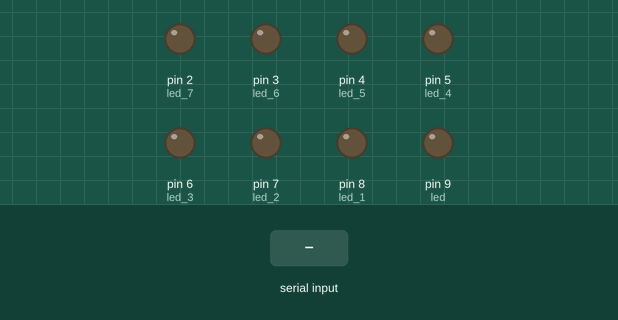
The sketch below on a simulated Arduino Uno, built with avr-gcc and run on an emulated ATmega328P. On the bench: output pins drawn as LEDs (lit = HIGH). The inputs (shaded band) are chosen by the test bench. What the sketch prints to the serial monitor is not drawn.

Above: at 1.2 s.
1.3 s: "90,45\n" received over Serial
At 3.1 s:
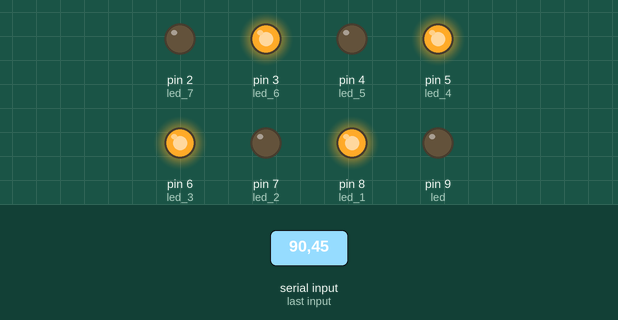
4.0 s: "30,150\n" received over Serial
At 6.3 s:
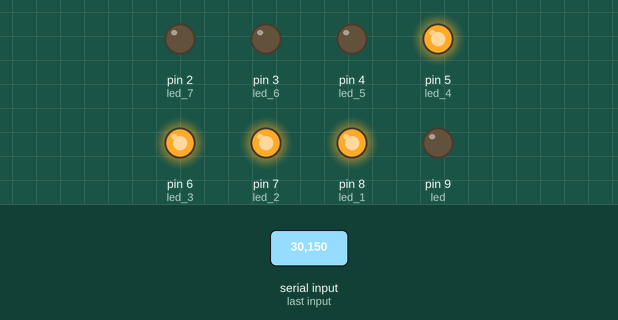
6.7 s: "1\n" received over Serial
At 8.2 s:
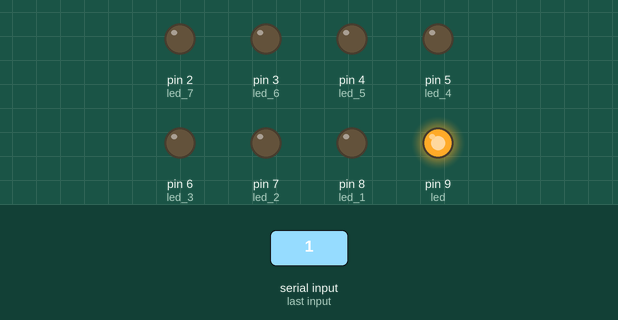
9.4 s: "5\n" received over Serial
At 11.5 s:
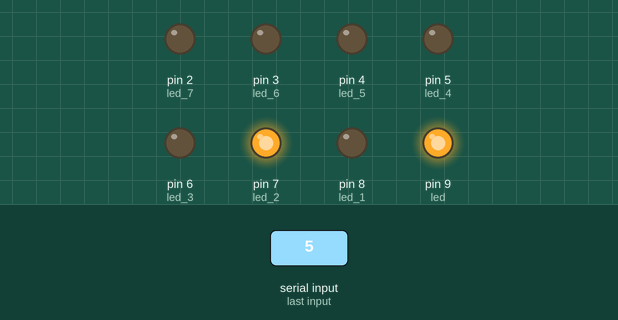
12.1 s: "200\n" received over Serial
At 13.6 s:
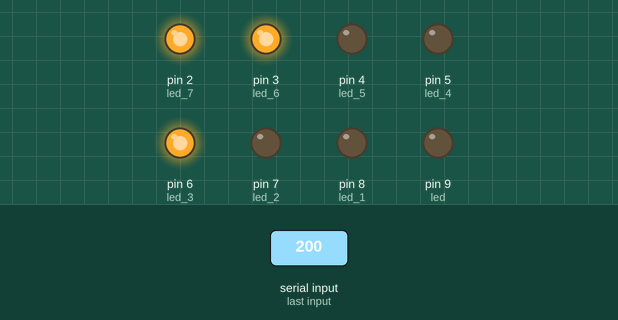
14.8 s: "90\n" received over Serial
At 16.8 s:
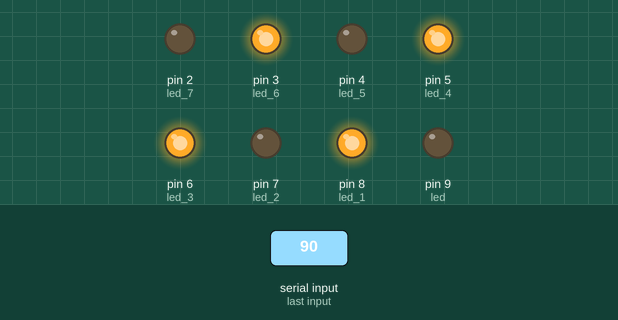
Timing chart, 0 to 18.3 s (numbered marks = the images above; inputs shaded):
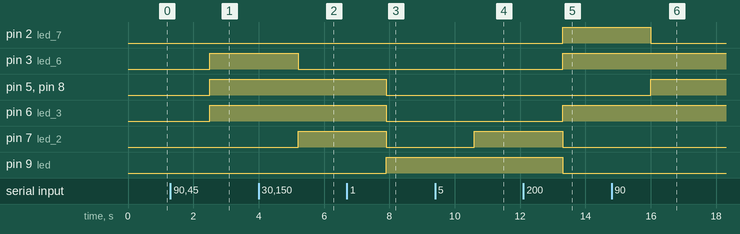

The sketch:

Rosero_Romel_EjercicioRepaso2.ino
```cpp
/*
 *         Universidad Técnica del Norte
 *   Facultad de Ingeniería en Ciencias Aplicadas
 * Carrera de Ingeniería en Electrónica y Redes de Comunicación
 *
 * Nombre: Romel Rosero                       Fecha: 30/11/2019
 * Asignatura: Sistemas Microprocesados
 *
 * Realizar un programa que el número ingresado por comunicación serial se refleje en código binario hasta 8 bits con leds.
 * Ejemplo: número ingresado 5 -> sistema con leds 00000101
 *
 */

int led = 9;
int led_1= 8;
int led_2= 7;
int led_3= 6;
int led_4= 5;
int led_5= 4;
int led_6= 3;
int led_7= 2;
int vector_leds[8] = {9, 8, 7, 6, 5, 4, 3, 2};        //vector leds
int numero;
String dato;
int valor1;
int valor2;

void setup() {
  Serial.begin(9600);                               //Inicia la comunicación serial
  Serial.println("Sistema On");
  Serial.println(" ");
  Serial.println("Ingrese un numero del (0 al 255) para obtener su binario correspondiente:");
  pinMode(led, OUTPUT);                             //pines de salida para los leds
  pinMode(led_1, OUTPUT);
  pinMode(led_2, OUTPUT);
  pinMode(led_3, OUTPUT);
  pinMode(led_4, OUTPUT);
  pinMode(led_5, OUTPUT);
  pinMode(led_6, OUTPUT);
  pinMode(led_7, OUTPUT);
}

void loop() {
  if (Serial.available() > 0) {
    dato = Serial.readStringUntil("\n");
    valor1 = dato.toInt();                          //Cambia el valor del dato en entero
    delay(200);
  }

  if (valor1 > 0 && valor1 < 256) {                   //Verifica si el número ingresado está entre 0 y 256
    valor2 = valor1;
    for (numero = 0; numero < 8; numero++) {
      if ((valor2 % 2) == 1) {                          //Transformación a binario
        digitalWrite(vector_leds[numero], HIGH);
      } else {
        digitalWrite(vector_leds[numero], LOW);
      }
      valor2 = (valor2 / 2);
    }
  }
  else {
    for (numero = 0; numero < 8; numero++) {
      digitalWrite(vector_leds[numero], LOW);
    }
    valor1 = 0;
  }
}
```

Measured:
- after the input at 1.3 s, pin 3 (led_6), pin 5 (led_4), pin 6 (led_3), pin 8 (led_1): LOW → HIGH after 1.2 s
- after the input at 4.0 s, pin 3 (led_6): HIGH → LOW after 1.2 s; pin 7 (led_2): LOW → HIGH after 1.2 s
- after the input at 6.7 s, pin 5 (led_4), pin 6 (led_3), pin 7 (led_2), pin 8 (led_1): HIGH → LOW after 1.2 s; pin 9 (led): LOW → HIGH after 1.2 s
- after the input at 9.4 s, pin 7 (led_2): LOW → HIGH after 1.2 s
- after the input at 12.1 s, pin 2 (led_7), pin 3 (led_6), pin 6 (led_3): LOW → HIGH after 1.2 s; pin 7 (led_2), pin 9 (led): HIGH → LOW after 1.2 s
- after the input at 14.8 s, pin 2 (led_7): HIGH → LOW after 1.2 s; pin 5 (led_4), pin 8 (led_1): LOW → HIGH after 1.2 s
